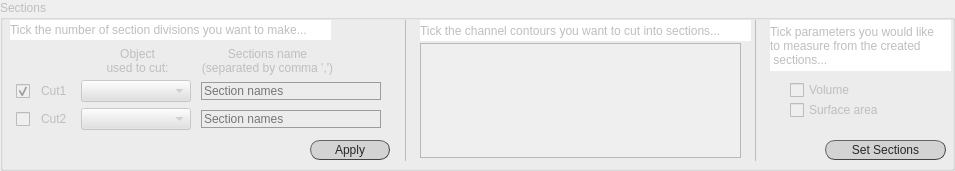
     <widget class="QGroupBox" name="set_sect">
      <property name="enabled">
       <bool>false</bool>
      </property>
      <property name="geometry">
       <rect>
        <x>10</x>
        <y>540</y>
        <width>955</width>
        <height>171</height>
       </rect>
      </property>
      <property name="styleSheet">
       <string notr="true">QGroupBox#set_sect{font: 25 italic 10pt &quot;Calibri Light&quot;;}

</string>
      </property>
      <property name="title">
       <string>Sections</string>
      </property>
      <widget class="QWidget" name="verticalLayoutWidget_5">
       <property name="geometry">
        <rect>
         <x>10</x>
         <y>80</y>
         <width>381</width>
         <height>51</height>
        </rect>
       </property>
       <layout class="QVBoxLayout" name="vLayout_channels_4">
        <item>
         <layout class="QHBoxLayout" name="hLayout_Ch1_6">
          <property name="spacing">
           <number>4</number>
          </property>
          <property name="sizeConstraint">
           <enum>QLayout::SetFixedSize</enum>
          </property>
          <item>
           <widget class="QCheckBox" name="tick_sect1">
            <property name="enabled">
             <bool>false</bool>
            </property>
            <property name="sizePolicy">
             <sizepolicy hsizetype="Fixed" vsizetype="Fixed">
              <horstretch>0</horstretch>
              <verstretch>0</verstretch>
             </sizepolicy>
            </property>
            <property name="minimumSize">
             <size>
              <width>15</width>
              <height>18</height>
             </size>
            </property>
            <property name="maximumSize">
             <size>
              <width>15</width>
              <height>16777215</height>
             </size>
            </property>
            <property name="layoutDirection">
             <enum>Qt::LeftToRight</enum>
            </property>
            <property name="styleSheet">
             <string notr="true">font: 25 10pt &quot;Calibri Light&quot;;</string>
            </property>
            <property name="text">
             <string/>
            </property>
            <property name="checkable">
             <bool>true</bool>
            </property>
            <property name="checked">
             <bool>true</bool>
            </property>
            <property name="tristate">
             <bool>false</bool>
            </property>
           </widget>
          </item>
          <item>
           <widget class="QLabel" name="lab_sect1">
            <property name="sizePolicy">
             <sizepolicy hsizetype="Fixed" vsizetype="Fixed">
              <horstretch>0</horstretch>
              <verstretch>0</verstretch>
             </sizepolicy>
            </property>
            <property name="minimumSize">
             <size>
              <width>30</width>
              <height>18</height>
             </size>
            </property>
            <property name="maximumSize">
             <size>
              <width>30</width>
              <height>16777215</height>
             </size>
            </property>
            <property name="styleSheet">
             <string notr="true">font: 25 10pt &quot;Calibri Light&quot;;</string>
            </property>
            <property name="text">
             <string>Cut1</string>
            </property>
           </widget>
          </item>
          <item>
           <widget class="QComboBox" name="cB_obj_sect1">
            <property name="enabled">
             <bool>false</bool>
            </property>
            <property name="minimumSize">
             <size>
              <width>110</width>
              <height>0</height>
             </size>
            </property>
            <property name="maximumSize">
             <size>
              <width>110</width>
              <height>16777215</height>
             </size>
            </property>
            <property name="autoFillBackground">
             <bool>false</bool>
            </property>
            <property name="styleSheet">
             <string notr="true">border-color: rgb(173, 173, 173);
background-color:rgba(225, 225, 225, 180);
font: 25 10pt &quot;Calibri Light&quot;;</string>
            </property>
            <property name="frame">
             <bool>true</bool>
            </property>
           </widget>
          </item>
          <item>
           <widget class="QLineEdit" name="names_sect1">
            <property name="enabled">
             <bool>false</bool>
            </property>
            <property name="sizePolicy">
             <sizepolicy hsizetype="Fixed" vsizetype="Fixed">
              <horstretch>0</horstretch>
              <verstretch>0</verstretch>
             </sizepolicy>
            </property>
            <property name="minimumSize">
             <size>
              <width>180</width>
              <height>18</height>
             </size>
            </property>
            <property name="maximumSize">
             <size>
              <width>180</width>
              <height>16777215</height>
             </size>
            </property>
            <property name="styleSheet">
             <string notr="true">QLineEdit {background-color: rgba(0,0,0,0);
border: 1px solid rgb(156, 156, 156);
font: 25 10pt &quot;Calibri Light&quot;;
font-family: &quot;Calibri Light&quot;;
}
QLineEdit:focus { border: 1px solid #eb6fbd;}
					</string>
            </property>
            <property name="text">
             <string/>
            </property>
            <property name="maxLength">
             <number>50</number>
            </property>
            <property name="placeholderText">
             <string>Section names</string>
            </property>
            <property name="clearButtonEnabled">
             <bool>false</bool>
            </property>
           </widget>
          </item>
         </layout>
        </item>
        <item>
         <layout class="QHBoxLayout" name="hLayout_Ch1_7">
          <property name="spacing">
           <number>4</number>
          </property>
          <property name="sizeConstraint">
           <enum>QLayout::SetFixedSize</enum>
          </property>
          <item>
           <widget class="QCheckBox" name="tick_sect2">
            <property name="enabled">
             <bool>false</bool>
            </property>
            <property name="sizePolicy">
             <sizepolicy hsizetype="Fixed" vsizetype="Fixed">
              <horstretch>0</horstretch>
              <verstretch>0</verstretch>
             </sizepolicy>
            </property>
            <property name="minimumSize">
             <size>
              <width>15</width>
              <height>18</height>
             </size>
            </property>
            <property name="maximumSize">
             <size>
              <width>15</width>
              <height>16777215</height>
             </size>
            </property>
            <property name="layoutDirection">
             <enum>Qt::LeftToRight</enum>
            </property>
            <property name="styleSheet">
             <string notr="true">font: 25 10pt &quot;Calibri Light&quot;;</string>
            </property>
            <property name="text">
             <string/>
            </property>
            <property name="checkable">
             <bool>true</bool>
            </property>
            <property name="checked">
             <bool>false</bool>
            </property>
            <property name="tristate">
             <bool>false</bool>
            </property>
           </widget>
          </item>
          <item>
           <widget class="QLabel" name="lab_sect2">
            <property name="enabled">
             <bool>false</bool>
            </property>
            <property name="sizePolicy">
             <sizepolicy hsizetype="Fixed" vsizetype="Fixed">
              <horstretch>0</horstretch>
              <verstretch>0</verstretch>
             </sizepolicy>
            </property>
            <property name="minimumSize">
             <size>
              <width>30</width>
              <height>18</height>
             </size>
            </property>
            <property name="maximumSize">
             <size>
              <width>30</width>
              <height>16777215</height>
             </size>
            </property>
            <property name="styleSheet">
             <string notr="true">font: 25 10pt &quot;Calibri Light&quot;;</string>
            </property>
            <property name="text">
             <string>Cut2</string>
            </property>
           </widget>
          </item>
          <item>
           <widget class="QComboBox" name="cB_obj_sect2">
            <property name="minimumSize">
             <size>
              <width>110</width>
              <height>0</height>
             </size>
            </property>
            <property name="maximumSize">
             <size>
              <width>110</width>
              <height>16777215</height>
             </size>
            </property>
            <property name="autoFillBackground">
             <bool>false</bool>
            </property>
            <property name="styleSheet">
             <string notr="true">border-color: rgb(173, 173, 173);
background-color:rgba(225, 225, 225, 180);
font: 25 10pt &quot;Calibri Light&quot;;</string>
            </property>
            <property name="frame">
             <bool>true</bool>
            </property>
           </widget>
          </item>
          <item>
           <widget class="QLineEdit" name="names_sect2">
            <property name="sizePolicy">
             <sizepolicy hsizetype="Fixed" vsizetype="Fixed">
              <horstretch>0</horstretch>
              <verstretch>0</verstretch>
             </sizepolicy>
            </property>
            <property name="minimumSize">
             <size>
              <width>180</width>
              <height>18</height>
             </size>
            </property>
            <property name="maximumSize">
             <size>
              <width>180</width>
              <height>16777215</height>
             </size>
            </property>
            <property name="styleSheet">
             <string notr="true">QLineEdit {background-color: rgba(0,0,0,0);
border: 1px solid rgb(156, 156, 156);
font: 25 10pt &quot;Calibri Light&quot;;
font-family: &quot;Calibri Light&quot;;
}
QLineEdit:focus { border: 1px solid #eb6fbd;}
					</string>
            </property>
            <property name="text">
             <string/>
            </property>
            <property name="maxLength">
             <number>50</number>
            </property>
            <property name="placeholderText">
             <string>Section names</string>
            </property>
            <property name="clearButtonEnabled">
             <bool>false</bool>
            </property>
           </widget>
          </item>
         </layout>
        </item>
       </layout>
      </widget>
      <widget class="QLabel" name="lab_no_ch_16">
       <property name="geometry">
        <rect>
         <x>10</x>
         <y>20</y>
         <width>321</width>
         <height>20</height>
        </rect>
       </property>
       <property name="styleSheet">
        <string notr="true">font: bold 10pt &quot;Calibri&quot;;
background-color: rgb(255, 255, 255);</string>
       </property>
       <property name="text">
        <string>Tick the number of section divisions you want to make...</string>
       </property>
       <property name="alignment">
        <set>Qt::AlignLeading|Qt::AlignLeft|Qt::AlignVCenter</set>
       </property>
      </widget>
      <widget class="QLabel" name="lab_no_segm_4">
       <property name="geometry">
        <rect>
         <x>107</x>
         <y>40</y>
         <width>61</width>
         <height>41</height>
        </rect>
       </property>
       <property name="styleSheet">
        <string notr="true">font: 25 9pt &quot;Calibri Light&quot;;</string>
       </property>
       <property name="text">
        <string>Object
used to cut:</string>
       </property>
       <property name="alignment">
        <set>Qt::AlignCenter</set>
       </property>
      </widget>
      <widget class="QLabel" name="lab_no_ch_9">
       <property name="geometry">
        <rect>
         <x>420</x>
         <y>20</y>
         <width>331</width>
         <height>21</height>
        </rect>
       </property>
       <property name="styleSheet">
        <string notr="true">font: bold 10pt &quot;Calibri&quot;;
background-color: rgb(255, 255, 255);</string>
       </property>
       <property name="text">
        <string>Tick the channel contours you want to cut into sections...</string>
       </property>
       <property name="alignment">
        <set>Qt::AlignLeading|Qt::AlignLeft|Qt::AlignVCenter</set>
       </property>
      </widget>
      <widget class="QLabel" name="lab_proj_name_9">
       <property name="geometry">
        <rect>
         <x>202</x>
         <y>40</y>
         <width>131</width>
         <height>41</height>
        </rect>
       </property>
       <property name="styleSheet">
        <string notr="true">font: 25 9pt &quot;Calibri Light&quot;;</string>
       </property>
       <property name="text">
        <string>Sections name
(separated by comma ',')</string>
       </property>
       <property name="alignment">
        <set>Qt::AlignCenter</set>
       </property>
      </widget>
      <widget class="QTableWidget" name="tabW_sect">
       <property name="geometry">
        <rect>
         <x>420</x>
         <y>43</y>
         <width>321</width>
         <height>115</height>
        </rect>
       </property>
       <property name="sizePolicy">
        <sizepolicy hsizetype="Fixed" vsizetype="Fixed">
         <horstretch>0</horstretch>
         <verstretch>0</verstretch>
        </sizepolicy>
       </property>
       <property name="styleSheet">
        <string notr="true">font: 25 8pt &quot;Calibri Light&quot;;</string>
       </property>
      </widget>
      <widget class="QLabel" name="lab_no_ch_15">
       <property name="geometry">
        <rect>
         <x>770</x>
         <y>20</y>
         <width>181</width>
         <height>51</height>
        </rect>
       </property>
       <property name="styleSheet">
        <string notr="true">font: bold 10pt &quot;Calibri&quot;;
background-color: rgb(255, 255, 255);</string>
       </property>
       <property name="text">
        <string>Tick parameters you would like
to measure from the created
 sections...</string>
       </property>
       <property name="alignment">
        <set>Qt::AlignLeading|Qt::AlignLeft|Qt::AlignVCenter</set>
       </property>
      </widget>
      <widget class="QCheckBox" name="cB_area_sect">
       <property name="geometry">
        <rect>
         <x>790</x>
         <y>100</y>
         <width>91</width>
         <height>20</height>
        </rect>
       </property>
       <property name="layoutDirection">
        <enum>Qt::LeftToRight</enum>
       </property>
       <property name="styleSheet">
        <string notr="true">font: 25 10pt &quot;Calibri Light&quot;;</string>
       </property>
       <property name="text">
        <string>Surface area</string>
       </property>
      </widget>
      <widget class="QCheckBox" name="cB_volume_sect">
       <property name="geometry">
        <rect>
         <x>790</x>
         <y>80</y>
         <width>71</width>
         <height>20</height>
        </rect>
       </property>
       <property name="layoutDirection">
        <enum>Qt::LeftToRight</enum>
       </property>
       <property name="styleSheet">
        <string notr="true">font: 25 10pt &quot;Calibri Light&quot;;</string>
       </property>
       <property name="text">
        <string>Volume</string>
       </property>
       <property name="checked">
        <bool>false</bool>
       </property>
      </widget>
      <widget class="Line" name="line_12">
       <property name="geometry">
        <rect>
         <x>395</x>
         <y>20</y>
         <width>21</width>
         <height>141</height>
        </rect>
       </property>
       <property name="styleSheet">
        <string notr="true">color:rgb(188, 188, 188)</string>
       </property>
       <property name="frameShadow">
        <enum>QFrame::Plain</enum>
       </property>
       <property name="midLineWidth">
        <number>2</number>
       </property>
       <property name="orientation">
        <enum>Qt::Vertical</enum>
       </property>
      </widget>
      <widget class="Line" name="line_13">
       <property name="geometry">
        <rect>
         <x>745</x>
         <y>20</y>
         <width>21</width>
         <height>141</height>
        </rect>
       </property>
       <property name="styleSheet">
        <string notr="true">color:rgb(188, 188, 188)</string>
       </property>
       <property name="frameShadow">
        <enum>QFrame::Plain</enum>
       </property>
       <property name="midLineWidth">
        <number>2</number>
       </property>
       <property name="orientation">
        <enum>Qt::Vertical</enum>
       </property>
      </widget>
      <widget class="QPushButton" name="button_set_sect">
       <property name="geometry">
        <rect>
         <x>825</x>
         <y>140</y>
         <width>121</width>
         <height>20</height>
        </rect>
       </property>
       <property name="autoFillBackground">
        <bool>false</bool>
       </property>
       <property name="styleSheet">
        <string notr="true">QPushButton{border-radius:10px;
border-width: 1px;
border-style: outset;
border-color: rgb(66, 66, 66);
background-color: rgb(211, 211, 211);
color: rgb(39, 39, 39);
font: 10pt &quot;Calibri Light&quot;;}

QPushButton:hover{
background-color: #eb6fbd;
border-color: #672146
}</string>
       </property>
       <property name="text">
        <string>Set Sections</string>
       </property>
       <property name="checkable">
        <bool>true</bool>
       </property>
      </widget>
      <widget class="QPushButton" name="apply_sect">
       <property name="geometry">
        <rect>
         <x>310</x>
         <y>140</y>
         <width>80</width>
         <height>20</height>
        </rect>
       </property>
       <property name="autoFillBackground">
        <bool>false</bool>
       </property>
       <property name="styleSheet">
        <string notr="true">QPushButton{border-radius:10px;
border-width: 1px;
border-style: outset;
border-color: rgb(66, 66, 66);
background-color: rgb(211, 211, 211);
color: rgb(39, 39, 39);
font: 10pt &quot;Calibri Light&quot;;}

QPushButton:hover{
background-color: #eb6fbd;
border-color: #672146
}</string>
       </property>
       <property name="text">
        <string>Apply</string>
       </property>
       <property name="checkable">
        <bool>true</bool>
       </property>
      </widget>
      <zorder>line_13</zorder>
      <zorder>lab_proj_name_9</zorder>
      <zorder>lab_no_segm_4</zorder>
      <zorder>verticalLayoutWidget_5</zorder>
      <zorder>lab_no_ch_16</zorder>
      <zorder>lab_no_ch_9</zorder>
      <zorder>tabW_sect</zorder>
      <zorder>lab_no_ch_15</zorder>
      <zorder>cB_area_sect</zorder>
      <zorder>cB_volume_sect</zorder>
      <zorder>line_12</zorder>
      <zorder>button_set_sect</zorder>
      <zorder>apply_sect</zorder>
     </widget>
